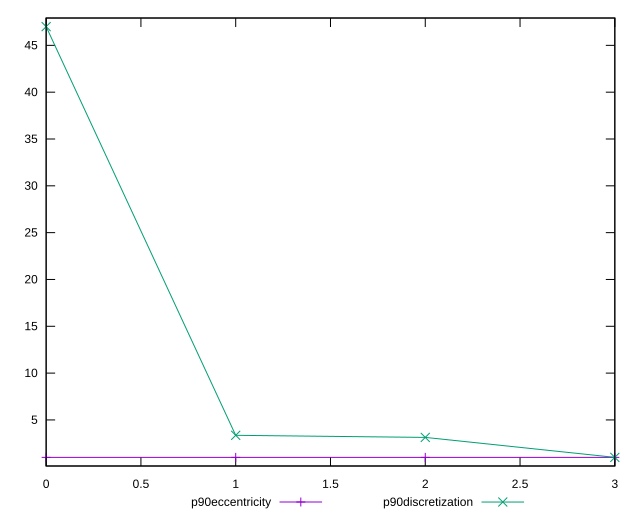

The script that saved this image:
reset

$p90Eccentricity <<EOF
0 1.000000000000004
1 1.0000000000000013
2 1.000000000000002
3 1
EOF

$p90Discretization <<EOF
0 47
1 3.357142857142857
2 3.1333333333333333
3 1
EOF

set key outside below
set xrange [0:3]
set yrange [0.07999999999999996:47.92]
set trange [0.07999999999999996:47.92]
set terminal svg size 640, 520 enhanced background rgb 'white'
set output "reports/report_00028_2021-02-24T12-49-42.674Z/uses-rel-preconnect/progression/eccentricity.svg"

plot $p90Eccentricity title "p90eccentricity" with linespoints, \
     $p90Discretization title "p90discretization" with linespoints

reset
